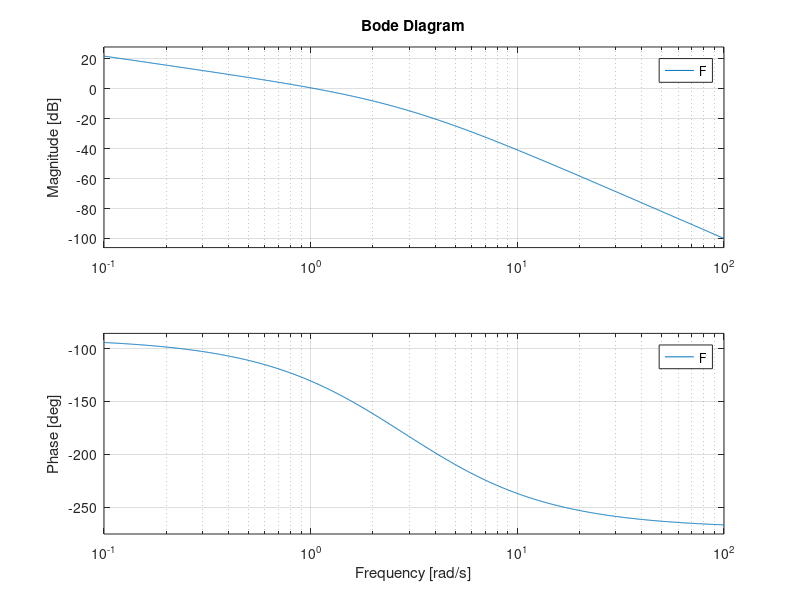

Write MATLAB code to recreate this figure. (Note: this script raises an error after producing the figure.)
% Schema di controllo:
%                   ______        ______
%   ydes--->O--e-->| C(s) |--u-->| F(s) |---.-->y
%        +  ^       ------        ------    |
%         - |_______________________________|

clear all
close all
clc

s=tf('s');
F=10/(s*(s+2)*(s+4))  % di tipo 1, ha solo un polo nell'origine
Kf=dcgain(s*F)   % Kf = 10/8
Kr=1;

% progettare C(s) in modo che il sistema in caten chiusa soddisfi le
% seguenti specifiche:
% - statiche
%   *   |er,inf| < 0.2 per r(t)=t
% - dinamiche
%   *   ts della risposta al gradino unitario pari a circa 0.4s con tolleranza
%       di +-15%
%   *   sovraelongazione massima della risposta al gradino unitario non
%       superiore al 25%

%%
% si inizia analizzando le specifiche statiche
% Sistema di tipo 1 e riferimento di grado 1 -> errore intrinseco di
% inseguimento limitato senza necessita' di inserire poli nel controllore
% =>  h = 0
% |er,inf| = |Kr/(Kc*Kf)| <= 0.2  --> |Kc| >= 4

Kc = Kr/(Kf*0.2)
% il segno di Kc si sceglie POSITIVO per garantire la stabilizzabilita' del
% sistema (con C(s) stabile)
bode(F)
% dal diagramma di bode vediamo che abbiamo una sola pulsazione di crossover
% e una sola pulsazione alla quale la fase vale -180
% il sistema è quindi a stabilita' regolare e possiamo scegliere Kc > 0

% analizziamo ora le specifiche dinamiche
ts = 0.4    % con tolleranza 15%  =>  0.34 ≤ ts ≤ 0.46
% con l'approssimazione con dinamica dominante del secondo ordine , abbiamo che
% w_b * ts ≈ 3
w_b = 3 / ts
w_cd = w_b * 63/100
% specifica sulla sovraelongazione massima non superiore al 25%
% Mr ≤ (1+s^)/0.9
Mr_max = (1+0.25)/0.9
% A questo punto guardo qual e' il margine di fase minimo (detrerminato sulla carta di Nichols)
% e considero la relazione approssimata per capire se il valore trovato è
% significativamente superiore al minimo di Nichols
mf_min = 60-5*(20*log10(Mr_max))
pause;


%% ---- Ora possimo impostare il progetto in matlab ----

% definiamo la funzione d'anello di partenza
Ga1 = Kc*F;  % Kc = 4, valore minimo ammissibile e eventualmente aumentabile successivamente
bode(Ga1)
% vediamo cosa succede alla w_c desiderata
% M = -11.4 ,    fase = -206
% se voglio avere il margine di fase trovato prima devo recuperare fase,
% quella per salire a -180 e quella che voglio avere come margine, quindi = 44+26
% Affinche' la pulsazione sia di crossover, il modulo dovra' valere 0, quindi
% devo recuperare 11,4 gradi

% poiche' devo recuperare sia modulo che fase posso usare reti anticipatrici
% ne servono due perchè devo recuperare piu' di 60 gradi
% dalla carta vedo che possousare due reti (4) che fanno recuperare ≈ 35
% e devo centrearle in modo da avere il massimo alla wc di crossover
% max = sqrt(md)
% Devo prima controllare che l'aumento di modulo sia compatibile -> vedo che
% l'aumento in corrispondenza della w=2 della rete (4) vale 6 dB, quindi
% con 2 reti avro' un aumento di circa 12. Essendo leggermente piu' grande di
% quello che mi serviva, la w_c sara' leggermente superiore a quella attesa.

md1=4;
figure,bode((1+s)/(1+s/md1))    % questa funziona ha l'espressione della rete anticipatrice con tau_d = 1
% mi da' le stesse informazioni che avevo trovato in modo approssimativo sui fogli delle reti, ma piu' precise
w_tau = sqrt(md1);
tau_d1 = w_tau/w_cd
Rd1 = (1+tau_d1*s)/(1+tau_d1/md1*s)  % RETE DERIVATIVA con md=4 centrata sum massimo recupero di fase e con w_cd=4.7

% poiche' le due reti sono identiche, posso inserirla direttamente dicendo che la nuova funzione d'anello:
Ga2 = Ga1 * Rd1^2;

figure,margin(Ga2)  % a questo punto, quando non devo piu' inserire nulla nella
                    % parte dinamica del controllore e dovrei avere la funzione
                    % d'anello finale, mi conviene usare il comando margin

% A questo punto posso definire la funzione C completa
C = Kc * Rd1^2
% potrei usare direttamente feedback con Ga2, ma in questo modo ho tutto pronto per fare la verifica su simulink

W=feedback(C*F,1);
figure,step(W);     % simulo la risposta al gradino

% Dalla figura possiamo vedere che la sovraelongazione massima è di 1.24 quindi < 25%
% tempo di salita = 0,398 ≈ 0,4 ± 15%   -> ho soddisfatto entrambe le specifiche dinamiche
% Per quanto riguarda la specifica statica, siamo certi che sia soddisfatta perche' non abbiamo
% approssimazioni o incertezze, quello che abbiamo fatto come analisi del comportamento in
% regime permanente e che poi e' diventato strumento di sintesi, sono tutte relazioni esatte
% Il valore che ci aspettiamo di ottenere e' proprio 0.2 perche' abbiamo considerato il Kc minimo
% associato alla soglia dell'errore massimo imposto dalle specifiche e non lo abbiamo modificato


% ---- SIMULINK ----
%
%                       [errore]     [comando]
%    _____      ____        |    _____   |    _____
%   | rif |--->| Kr |--->O--.-->|  C  |--.-->|  F  |---.----[uscita]
%    -----      ----   + ^       -----        -----    |
%                      - |_____________________________|
